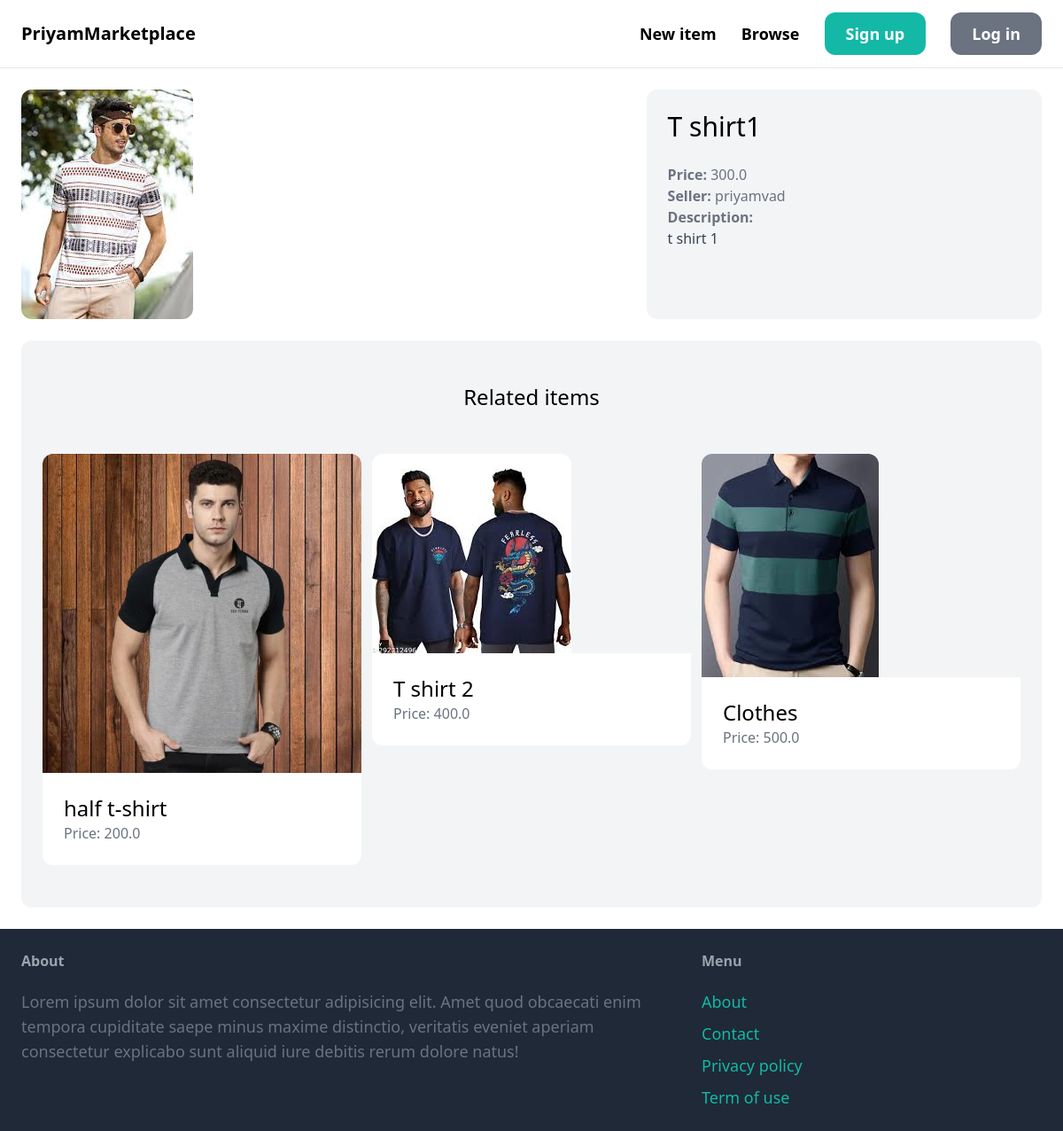
Page /items/4/ on the committed database.
### item/models.py (models this page shows, shortened)
class Item(models.Model):
    category = models.ForeignKey(Category,related_name="items",on_delete=models.CASCADE)
    name = models.CharField(max_length=255)
    description = models.TextField(blank=True,null=True)
    price = models.FloatField()
    image = models.ImageField(upload_to='item_images',blank=True,null=True)
    is_sold = models.BooleanField(default=False)
    created_by = models.ForeignKey(User,related_name="items",on_delete=models.CASCADE)
    created_at = models.DateTimeField(auto_now_add=True)

### item/views.py (the view)
# urls.py: path('<int:pk>/',views.detail,name="detail")
def detail(request,pk):
    item = get_object_or_404(Item,pk=pk)
    related_items = Item.objects.filter(category=item.category,is_sold=False).exclude(pk=pk)[0:3]
    return render(request,'item/detail.html',{
        'item':item,
        'related_items':related_items
    })

### item/templates/item/detail.html (shortened to what this page needs)
{% extends 'core/base.html' %}
{%block content %}
<div class="grid grid-cols-5 gap-6">
    <div class="col-span-3">
        <img src="{{ item.image.url }}" class="rounded-xl">
    </div>
    <div class="col-span-2 p-6 bg-gray-100 rounded-xl">
        <h1 class="mb-6 text-3xl">{{ item.name }}</h1>
        <p class="text-gray-500"><strong>Price: </strong>{{ item.price }}</p>
        <p class="text-gray-500"><strong>Seller: </strong>{{ item.created_by.username }}</p>
        {% if item.description %}
            <p class="text-gray-700">
                <strong class="text-gray-500">Description:</strong><br>
                {{ item.description }}
            </p>
        {% endif %}
    </div>
</div>
<div class="mt-6 px-6 py-12 bg-gray-100 rounded-xl">
    <h2 class="mb-12 text-2xl text-center">Related items</h2>
    <div class="grid grid-cols-3 gap-3">
        {% for item in related_items %}
            <div>
                <a href="{% url 'item:detail' item.id %}">
                    <div>
                        <img src="{{ item.image.url }}" class="rounded-t-xl">
                    </div>
                    <div class="p-6 bg-white rounded-b-xl">
                        <h2 class="text-2xl">{{ item.name }}</h2>
                        <p class="text-gray-500">Price: {{ item.price }}</p>
                    </div>
                </a>
            </div>
        {% endfor %}
    </div>
</div>
{% endblock %}

### rows in the picture
Item: image (picture), name "T shirt1", price "300.0", created_by.username "priyamvad", description "t shirt 1"
Item: image (picture), name "half t-shirt", price "200.0"
Item: image (picture), name "T shirt 2", price "400.0"
Item: image (picture), name "Clothes", price "500.0"
